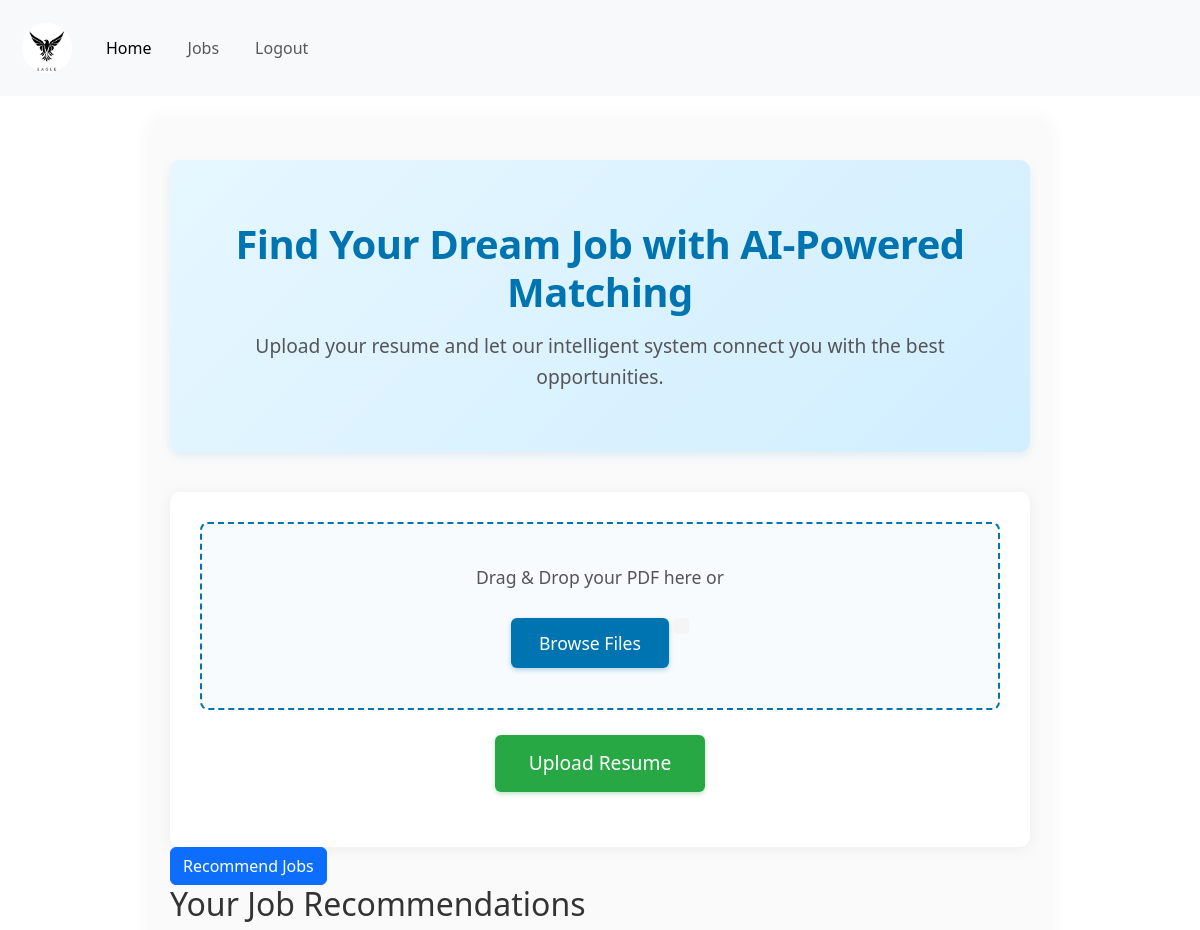
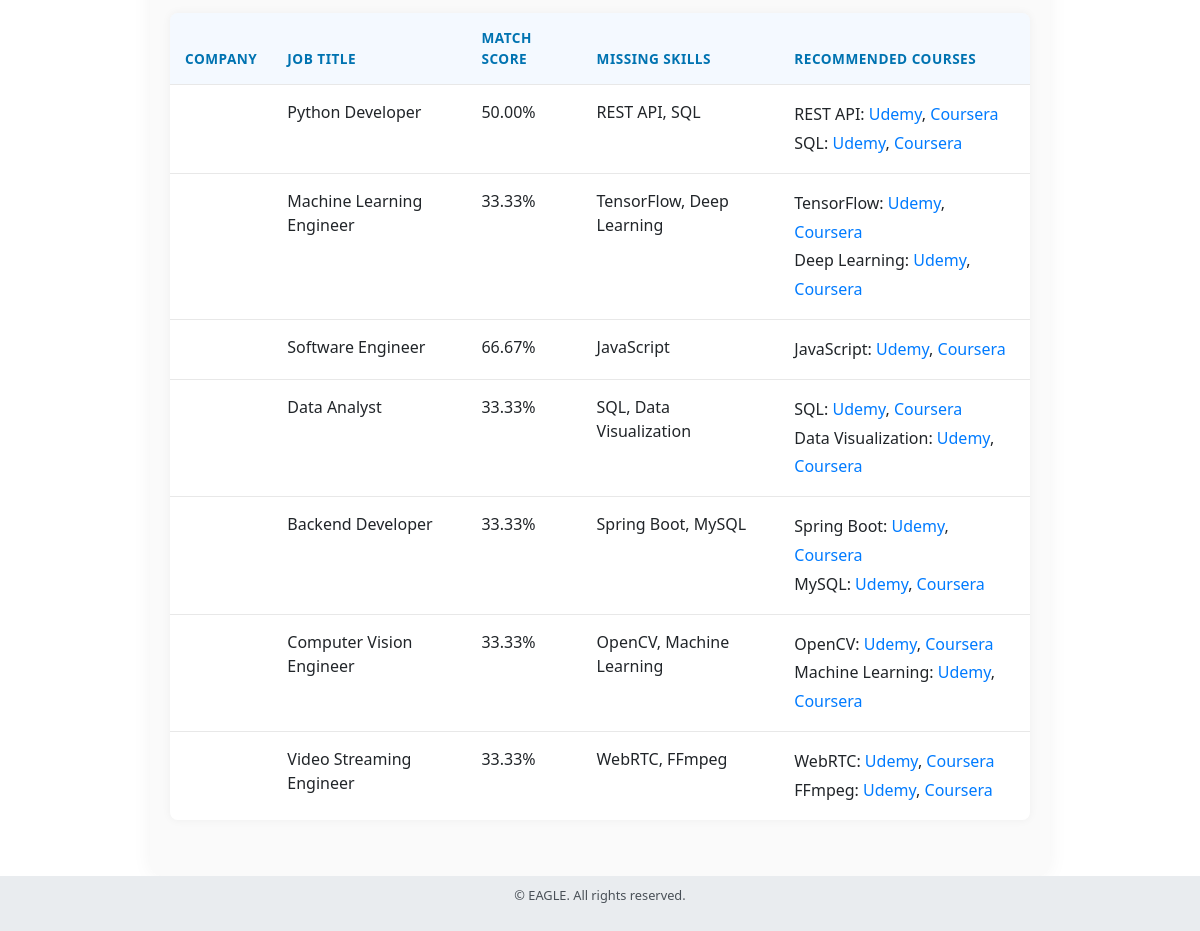
The app's page / (signed in) with its own data (2 pictures, top to bottom).
### app/models.py (models this page shows)
class JobRecommendation(db.Model):
    id = db.Column(db.Integer, primary_key=True)
    user_id = db.Column(db.Integer, db.ForeignKey('user.id'), nullable=False)
    job_title = db.Column(db.String(100), nullable=False)
    match_score = db.Column(db.Float, nullable=False)
    missing_skills = db.Column(db.String(255), nullable=True)

### app/views.py (the view)
@app.route('/')
def home():
    recommendations = []
    if 'user' in session:
        user_id = session['user']['id']
        recommendations = JobRecommendation.query.filter_by(user_id=user_id).all()
    return render_template('home.html', recommendations=recommendations)

### app/templates/home.html (shortened to what this page needs)
{% extends "base.html" %} {% block content %}
<div class="home-page">
  <div class="hero-section">
    <div class="hero-content">
      <h1 class="hero-title">Find Your Dream Job with AI-Powered Matching</h1>
      <p class="hero-subtitle">
        Upload your resume and let our intelligent system connect you with the
        best opportunities.
      </p>
    </div>
  </div>
  <div class="upload-section">
    <form
      id="upload-form"
      method="POST"
      action="{{ url_for('upload') }}"
      enctype="multipart/form-data"
    >
      <div id="drop-area">
        <p class="drop-message">Drag & Drop your PDF here or</p>
        <label for="fileElem" class="browse-button">Browse Files</label>
        <p id="file-name" class="file-name"></p>
      </div>
      <button type="submit" class="upload-button">Upload Resume</button>
    </form>
  </div>
  <button id="recommend-btn" class="btn btn-primary">Recommend Jobs</button>
  <div id="recommendations">
    {% if recommendations %}
    <h2>Your Job Recommendations</h2>
    <table class="table">
      <thead>
        <tr>
          <th>Company</th>
          <th>Job Title</th>
          <th>Match Score</th>
          <th>Missing Skills</th>
          <th>Recommended Courses</th>
        </tr>
      </thead>
      <tbody>
        {% for rec in recommendations %}
        <tr>
          <td>{{ rec.company }}</td>
          <td>{{ rec.job_title }}</td>
          <td>{{ "%.2f"|format(rec.match_score) }}%</td>
          <td>{{ rec.missing_skills }}</td>
          <td class="course-links">
            {% if rec.missing_skills %} {% for skill in
            rec.missing_skills.split(', ') %} {{ skill }}:
            <a
              href="https://www.udemy.com/courses/search/?q={{ skill|replace(' ', '+') }}"
              target="_blank"
              >Udemy</a
            >,
            <a
              href="https://www.coursera.org/search?query={{ skill|replace(' ', '%20') }}"
              target="_blank"
              >Coursera</a
            >{% if not loop.last %}<br />{% endif %} {% endfor %} {% else %}
            None {% endif %}
          </td>
        </tr>
        {% endfor %}
      </tbody>
    </table>
    {% else %}
    <p>No recommendations yet. Upload a resume to get started.</p>
    {% endif %}
  </div>
</div>
<link
  rel="stylesheet"
  href="{{ url_for('static', filename='css/home.css') }}"
/>
{% endblock %}

### app/templates/base.html (shortened to what this page needs)
<!DOCTYPE html>
<html lang="en">
<head>
    <link rel="stylesheet" href="{{ url_for('static', filename='css/style.css') }}">
    <link href="https://cdn.jsdelivr.net/npm/bootstrap@5.3.0/dist/css/bootstrap.min.css" rel="stylesheet">
</head>
<body>
    <div class="content-wrap">
        <nav class="navbar navbar-expand-lg bg-body-tertiary">
            <div class="container-fluid">
                <a class="navbar-brand" href="{{ url_for('home') }}">
                    <img src="{{ url_for('static', filename='logo/cropped_image.png') }}" alt="EAGLE Logo">
                </a>
                <div class="collapse navbar-collapse" id="navbarNav">
                    <ul class="navbar-nav">
                        <li class="nav-item">
                            <a class="nav-link active" aria-current="page" href="{{ url_for('home') }}">Home</a>
                        </li>
                        {% if 'user' in session %}
                            <li class="nav-item">
                                <a class="nav-link" href="{{ url_for('dashboard') }}">Jobs</a>
                            </li>
                            <li class="nav-item">
                                <a class="nav-link" href="{{ url_for('logout') }}">Logout</a>
                            </li>
                        {% else %}
                            <li class="nav-item">
                                <a class="nav-link" href="{{ url_for('login') }}">Login</a>
                            </li>
                        {% endif %}
                    </ul>
                </div>
            </div>
        </nav>
        <div class="container mt-4">
            {% block content %}{% endblock %}
        </div>
    </div>
    <footer class="text-center">
        <div class="container">
            <p>&copy; {{ year }} EAGLE. All rights reserved.</p>
        </div>
    </footer>
</body>
</html>

### app/static/css/style.css (style rules this page uses)
body { font-family: Arial, sans-serif; text-align: center; }
nav a { margin: 10px; text-decoration: none; font-weight: bold; }

### app/static/css/home.css (style rules this page uses)
.home-page { font-family: 'Segoe UI', 'Roboto', 'Arial', sans-serif; color: #333; max-width: 900px; margin: 0 auto; padding: 40px 20px; background-color: #fafafa; box-shadow: 0 0 20px rgba(0, 0, 0, 0.05); border-radius: 12px; }
.hero-section { background: linear-gradient(135deg, #e6f7ff 0%, #d1eeff 100%); padding: 60px 20px; text-align: center; border-radius: 10px; margin-bottom: 40px; box-shadow: 0 4px 10px rgba(0, 115, 177, 0.1); }
.hero-title { font-size: 2.5em; color: #0073b1; margin-bottom: 15px; font-weight: 600; letter-spacing: -0.5px; }
.hero-subtitle { font-size: 1.2em; color: #555; line-height: 1.6; max-width: 700px; margin: 0 auto; }
.upload-section { text-align: center; background-color: white; padding: 30px; border-radius: 10px; box-shadow: 0 2px 15px rgba(0, 0, 0, 0.06); }
#drop-area { border: 2px dashed #0073b1; border-radius: 8px; padding: 40px; margin-bottom: 20px; cursor: pointer; transition: all 0.3s ease; background-color: rgba(0, 115, 177, 0.03); }
.drop-message { font-size: 1.1em; margin-bottom: 15px; color: #555; }
.browse-button { padding: 12px 28px; background-color: #0073b1; color: white; border: none; border-radius: 6px; font-size: 1.1em; cursor: pointer; transition: all 0.3s ease; font-weight: 500; box-shadow: 0 2px 5px rgba(0, 115, 177, 0.3); }
.file-name { margin-top: 12px; font-style: italic; color: #666; padding: 8px; background-color: #f5f5f5; border-radius: 4px; display: inline-block; }
.upload-button { display: block; margin: 25px auto; padding: 14px 34px; background-color: #28a745; color: white; border: none; border-radius: 6px; font-size: 1.2em; cursor: pointer; transition: all 0.3s ease; font-weight: 500; box-shadow: 0 2px 5px rgba(40, 167, 69, 0.3); }
.table { width: 100%; border-collapse: separate; border-spacing: 0; margin-top: 20px; overflow: hidden; border-radius: 8px; box-shadow: 0 0 10px rgba(0, 0, 0, 0.05); }
.table th, .table td { padding: 15px; text-align: left; border-bottom: 1px solid #e8e8e8; }
.table th { background-color: #f4f9ff; color: #0073b1; font-weight: 600; text-transform: uppercase; font-size: 0.85em; letter-spacing: 0.5px; }
.table tr:last-child td { border-bottom: none; }

### app/templates/base.html (style rules this page uses)
body { display: flex; flex-direction: column; min-height: 100vh; }
.content-wrap { flex: 1; }
footer { width: 100%; background-color: #e9ecef; padding: 10px 0; font-size: 0.8rem; color: #495057; }
.navbar-brand img { max-height: 50px; width: auto; }

### app/templates/home.html (style rules this page uses)
.course-links a { color: #007bff; text-decoration: none; }
.course-links { line-height: 1.8; }

### records on screen
JobRecommendation: job_title "Python Developer", match_score "50.00", missing_skills "REST API, SQL", skill "REST API" "SQL"
JobRecommendation: job_title "Machine Learning Engineer", match_score "33.33", missing_skills "TensorFlow, Deep Learning", skill "TensorFlow" "Deep Learning"
JobRecommendation: job_title "Software Engineer", match_score "66.67", missing_skills "JavaScript"
JobRecommendation: job_title "Data Analyst", match_score "33.33", missing_skills "SQL, Data Visualization", skill "SQL" "Data Visualization"
JobRecommendation: job_title "Backend Developer", match_score "33.33", missing_skills "Spring Boot, MySQL", skill "Spring Boot" "MySQL"
JobRecommendation: job_title "Computer Vision Engineer", match_score "33.33", missing_skills "OpenCV, Machine Learning", skill "OpenCV" "Machine Learning"
JobRecommendation: job_title "Video Streaming Engineer", match_score "33.33", missing_skills "WebRTC, FFmpeg", skill "WebRTC" "FFmpeg"
